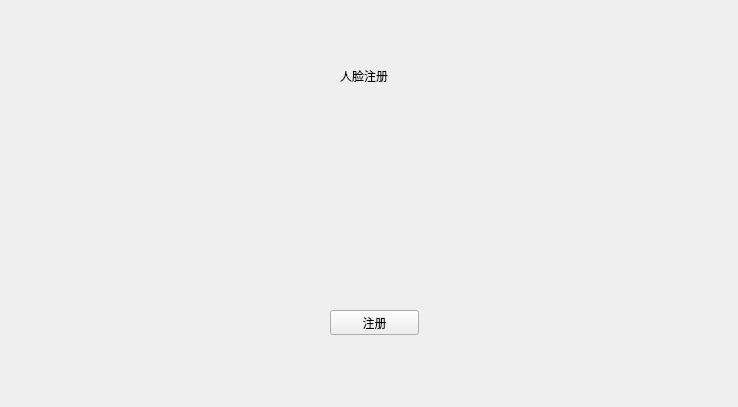
<?xml version="1.0" encoding="UTF-8"?>
<ui version="4.0">
 <class>faceLogin</class>
 <widget class="QDialog" name="faceLogin">
  <property name="geometry">
   <rect>
    <x>0</x>
    <y>0</y>
    <width>738</width>
    <height>407</height>
   </rect>
  </property>
  <property name="windowTitle">
   <string>Dialog</string>
  </property>
  <widget class="QStackedWidget" name="stackedWidget">
   <property name="geometry">
    <rect>
     <x>60</x>
     <y>30</y>
     <width>631</width>
     <height>331</height>
    </rect>
   </property>
   <property name="currentIndex">
    <number>2</number>
   </property>
   <widget class="QWidget" name="page">
    <widget class="QWidget" name="horizontalLayoutWidget">
     <property name="geometry">
      <rect>
       <x>120</x>
       <y>100</y>
       <width>401</width>
       <height>211</height>
      </rect>
     </property>
     <layout class="QHBoxLayout" name="imageLayout"/>
    </widget>
    <widget class="QLabel" name="label">
     <property name="geometry">
      <rect>
       <x>240</x>
       <y>20</y>
       <width>171</width>
       <height>41</height>
      </rect>
     </property>
     <property name="text">
      <string>&lt;html&gt;&lt;head/&gt;&lt;body&gt;&lt;p align=&quot;center&quot;&gt;&lt;span style=&quot; font-size:16pt;&quot;&gt;人脸登录&lt;/span&gt;&lt;/p&gt;&lt;/body&gt;&lt;/html&gt;</string>
     </property>
    </widget>
   </widget>
   <widget class="QWidget" name="page_2">
    <widget class="QLabel" name="usernamelabel_2">
     <property name="geometry">
      <rect>
       <x>130</x>
       <y>90</y>
       <width>67</width>
       <height>17</height>
      </rect>
     </property>
     <property name="text">
      <string>用户名</string>
     </property>
    </widget>
    <widget class="QLabel" name="label_3">
     <property name="geometry">
      <rect>
       <x>130</x>
       <y>130</y>
       <width>67</width>
       <height>17</height>
      </rect>
     </property>
     <property name="text">
      <string>密码</string>
     </property>
    </widget>
    <widget class="QPushButton" name="pushButton">
     <property name="geometry">
      <rect>
       <x>220</x>
       <y>180</y>
       <width>89</width>
       <height>25</height>
      </rect>
     </property>
     <property name="text">
      <string>继续</string>
     </property>
    </widget>
    <widget class="QLineEdit" name="usernameEdit">
     <property name="geometry">
      <rect>
       <x>200</x>
       <y>90</y>
       <width>113</width>
       <height>25</height>
      </rect>
     </property>
    </widget>
    <widget class="QLineEdit" name="lineEdit_2">
     <property name="geometry">
      <rect>
       <x>200</x>
       <y>130</y>
       <width>113</width>
       <height>25</height>
      </rect>
     </property>
    </widget>
    <widget class="QLabel" name="label_4">
     <property name="geometry">
      <rect>
       <x>210</x>
       <y>30</y>
       <width>181</width>
       <height>41</height>
      </rect>
     </property>
     <property name="text">
      <string>请先输入用户名密码</string>
     </property>
    </widget>
   </widget>
   <widget class="QWidget" name="page_3">
    <widget class="QWidget" name="horizontalLayoutWidget_2">
     <property name="geometry">
      <rect>
       <x>140</x>
       <y>60</y>
       <width>341</width>
       <height>201</height>
      </rect>
     </property>
     <layout class="QHBoxLayout" name="imageRegLayout"/>
    </widget>
    <widget class="QLabel" name="label_2">
     <property name="geometry">
      <rect>
       <x>280</x>
       <y>30</y>
       <width>101</width>
       <height>31</height>
      </rect>
     </property>
     <property name="text">
      <string>人脸注册</string>
     </property>
    </widget>
    <widget class="QPushButton" name="RegButton">
     <property name="geometry">
      <rect>
       <x>270</x>
       <y>280</y>
       <width>89</width>
       <height>25</height>
      </rect>
     </property>
     <property name="text">
      <string>注册</string>
     </property>
    </widget>
   </widget>
  </widget>
 </widget>
 <resources/>
 <connections/>
</ui>
